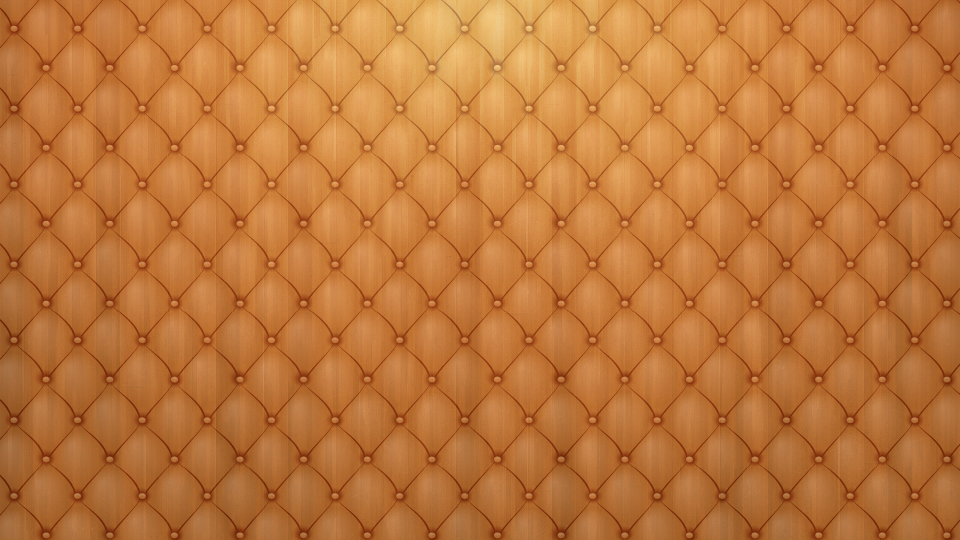
#> input picture code/MPV_2015_semestral_work/02/other/0_drevo.png, 1920 x 1080 px, found by its file name (shown at 1/2 size)
$ python generatorTextur.py   (Python 2 division)   (older library calls are emulated)
#> lines starting #> are read from the running program, lines starting #| are printed output that depends on the picture
# -*- coding: utf-8 -*-
"""
Created on Thu Oct 30 13:36:41 2014

@author: Lukas Bures
"""

import numpy as np
import cv2


if __name__ == '__main__':

    imgRead = ["./data/0_drevo.png", "./data/1_kava.jpg",
               "./data/2_kosik.jpg", "./data/3_zed.jpg",
               "./data/4_zelezo.jpg"]
    outFolder = ["./data/0/", "./data/1/",
               "./data/2/", "./data/3/",
               "./data/4/"]

    nImg = 100
    sz = 512
    for i in range(len(imgRead)):
        path = imgRead[i]
        print path
        Img = cv2.imread(path, cv2.CV_LOAD_IMAGE_COLOR)
#> Img is the input picture: shape (1080, 1920, 3); mean B, G, R 57.9, 118.9, 190.8
        xLim = Img.shape[1] - sz
#> xLim = 1408
        yLim = Img.shape[0] - sz
#> yLim = 568

        for j in range(1, nImg + 1):
            startX = np.random.randint(0, xLim)
            startY = np.random.randint(0, yLim)

            smallImg = Img[startY:startY + sz, startX: startX + sz]
            if(j < 10):
                pathToSmallImg = outFolder[i] + "000" + str(j) + ".jpg"
            elif(j < 100):
                pathToSmallImg = outFolder[i] + "00" + str(j) + ".jpg"
            else:
                pathToSmallImg = outFolder[i] + "0" + str(j) + ".jpg"

            cv2.imwrite(pathToSmallImg, smallImg)
#> this loop made 100 passes
#> pass 1, `smallImg = Img[startY:startY + sz, startX: startX + sz]`:
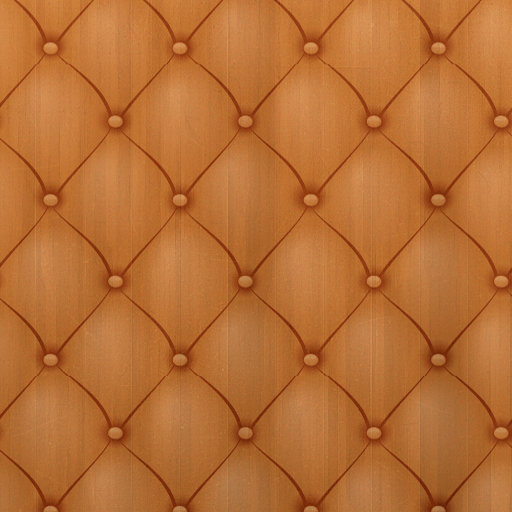
#> smallImg: shape (512, 512, 3); mean B, G, R 52.4, 110.5, 183.5
#> pass 2, `smallImg = Img[startY:startY + sz, startX: startX + sz]`:
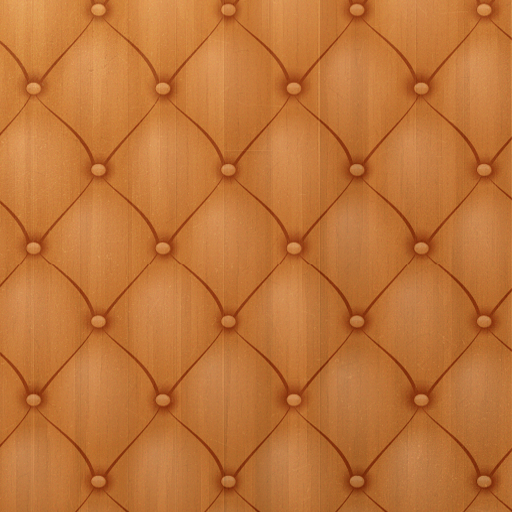
#> smallImg: shape (512, 512, 3); mean B, G, R 55.5, 115.7, 190.2
#> pass 3, `smallImg = Img[startY:startY + sz, startX: startX + sz]`:
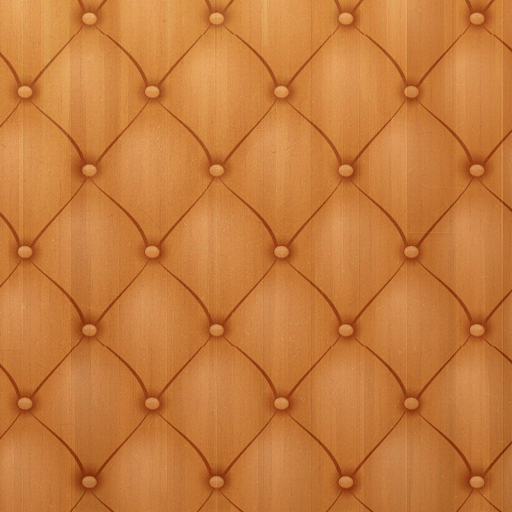
#> smallImg: shape (512, 512, 3); mean B, G, R 59.9, 123.1, 198
#> pass 2 of the loop `for i in range(len(imgRead)):`:
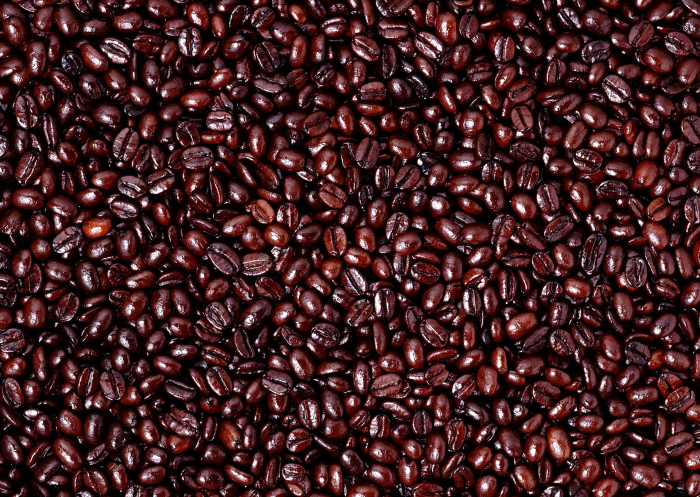
#> input picture code/MPV_2015_semestral_work/02/other/1_kava.jpg, 1400 x 994 px, found by its file name (shown at 1/2 size)
#> Img is the input picture: shape (994, 1400, 3); mean B, G, R 33.8, 32.4, 66.6
#> the loop `for j in range(1, nImg + 1):` made 100 passes
#> pass 1, `smallImg = Img[startY:startY + sz, startX: startX + sz]`:
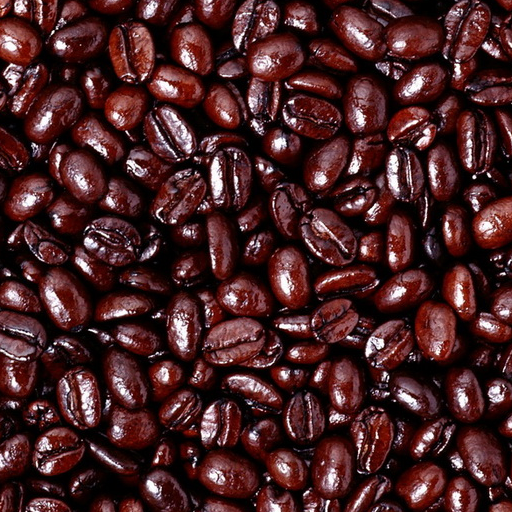
#> smallImg: shape (512, 512, 3); mean B, G, R 37.5, 36.2, 73.1
#> pass 3, `smallImg = Img[startY:startY + sz, startX: startX + sz]`:
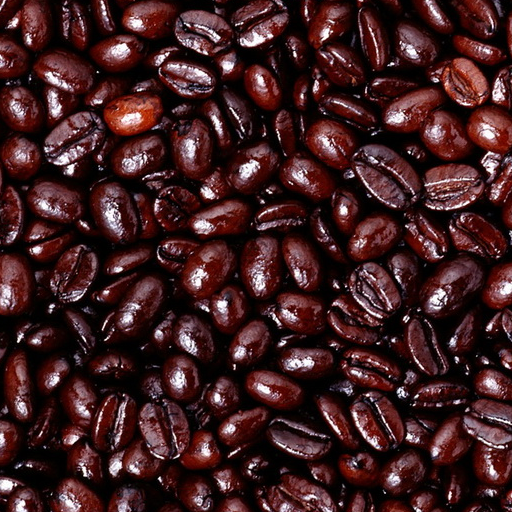
#> smallImg: shape (512, 512, 3); mean B, G, R 33.9, 32.5, 64.8
#> pass 3 of the loop `for i in range(len(imgRead)):`:
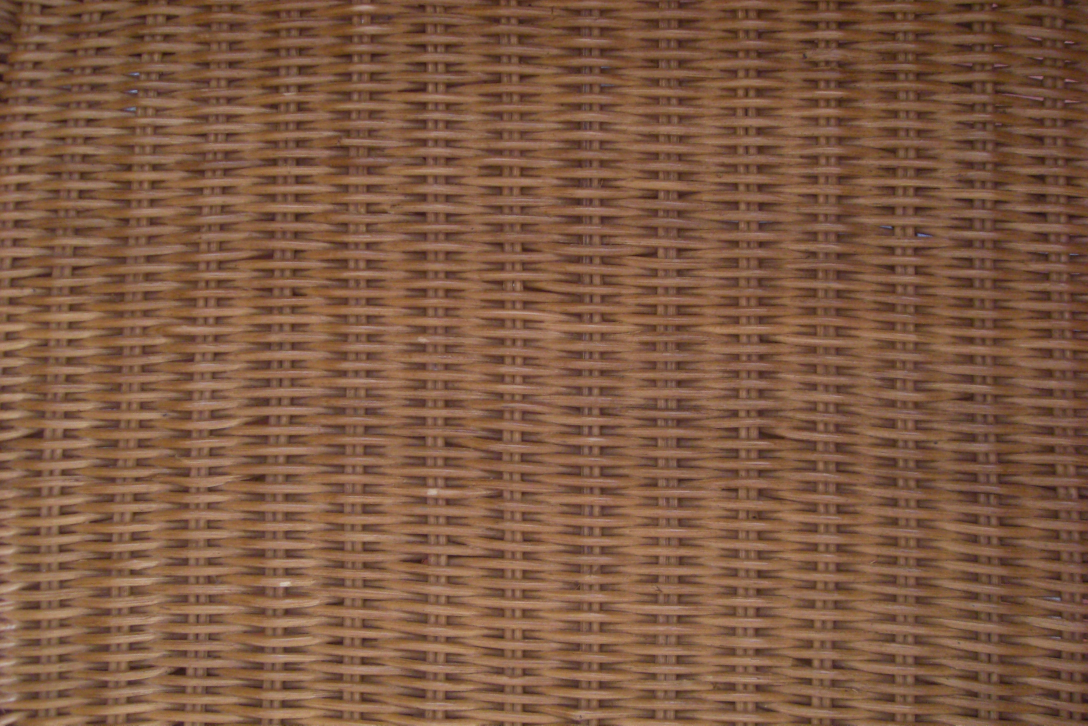
#> input picture code/MPV_2015_semestral_work/02/other/2_kosik.jpg, 3264 x 2176 px, found by its file name (shown at 1/3 size)
#> Img is the input picture: shape (2176, 3264, 3); mean B, G, R 66.5, 89.4, 126.1
#> the loop `for j in range(1, nImg + 1):` made 100 passes
#> pass 1, `smallImg = Img[startY:startY + sz, startX: startX + sz]`:
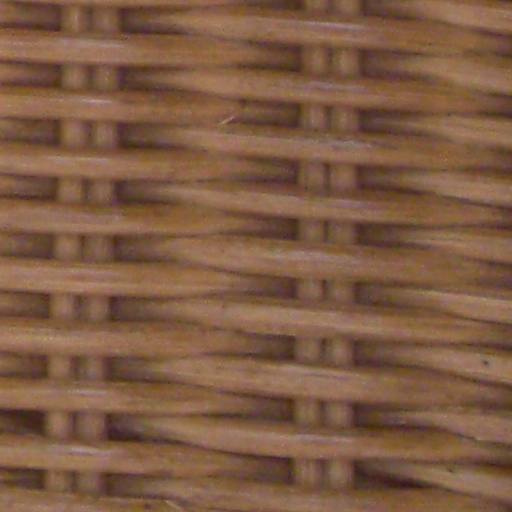
#> smallImg: shape (512, 512, 3); mean B, G, R 67.4, 91, 126.2
#> pass 3, `smallImg = Img[startY:startY + sz, startX: startX + sz]`:
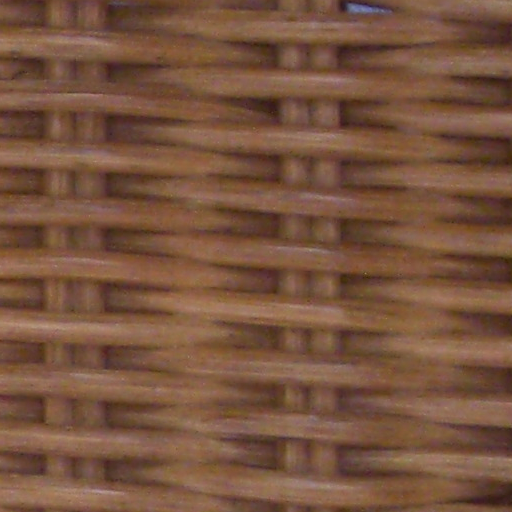
#> smallImg: shape (512, 512, 3); mean B, G, R 62.6, 83.9, 120.2
#> the loop made 5 passes; the first 3 are shown
